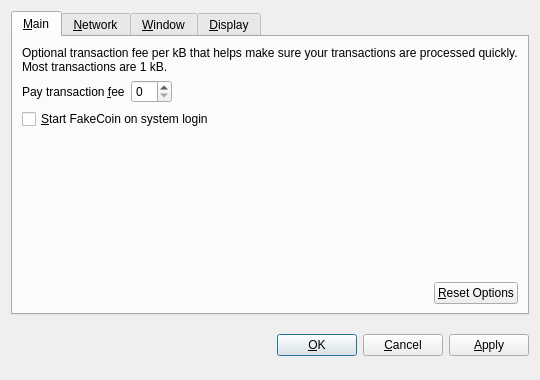
<?xml version="1.0" encoding="UTF-8"?>
<ui version="4.0">
 <class>OptionsDialog</class>
 <widget class="QDialog" name="OptionsDialog">
  <property name="geometry">
   <rect>
    <x>0</x>
    <y>0</y>
    <width>540</width>
    <height>380</height>
   </rect>
  </property>
  <property name="windowTitle">
   <string>Options</string>
  </property>
  <property name="modal">
   <bool>true</bool>
  </property>
  <layout class="QVBoxLayout" name="verticalLayout">
   <item>
    <widget class="QTabWidget" name="tabWidget">
     <property name="tabPosition">
      <enum>QTabWidget::North</enum>
     </property>
     <property name="currentIndex">
      <number>0</number>
     </property>
     <widget class="QWidget" name="tabMain">
      <attribute name="title">
       <string>&amp;Main</string>
      </attribute>
      <layout class="QVBoxLayout" name="verticalLayout_Main">
       <item>
        <widget class="QLabel" name="transactionFeeInfoLabel">
         <property name="text">
          <string>Optional transaction fee per kB that helps make sure your transactions are processed quickly. Most transactions are 1 kB.</string>
         </property>
         <property name="textFormat">
          <enum>Qt::PlainText</enum>
         </property>
         <property name="wordWrap">
          <bool>true</bool>
         </property>
        </widget>
       </item>
       <item>
        <layout class="QHBoxLayout" name="horizontalLayout_1_Main">
         <item>
          <widget class="QLabel" name="transactionFeeLabel">
           <property name="text">
            <string>Pay transaction &amp;fee</string>
           </property>
           <property name="textFormat">
            <enum>Qt::PlainText</enum>
           </property>
           <property name="buddy">
            <cstring>transactionFee</cstring>
           </property>
          </widget>
         </item>
         <item>
          <widget class="BitcoinAmountField" name="transactionFee"/>
         </item>
         <item>
          <spacer name="horizontalSpacer_1_Main">
           <property name="orientation">
            <enum>Qt::Horizontal</enum>
           </property>
           <property name="sizeHint" stdset="0">
            <size>
             <width>40</width>
             <height>20</height>
            </size>
           </property>
          </spacer>
         </item>
        </layout>
       </item>
       <item>
        <widget class="QCheckBox" name="bitcoinAtStartup">
         <property name="toolTip">
          <string>Automatically start FakeCoin after logging in to the system.</string>
         </property>
         <property name="text">
          <string>&amp;Start FakeCoin on system login</string>
         </property>
        </widget>
       </item>
       <item>
        <spacer name="verticalSpacer_Main">
         <property name="orientation">
          <enum>Qt::Vertical</enum>
         </property>
         <property name="sizeHint" stdset="0">
          <size>
           <width>20</width>
           <height>40</height>
          </size>
         </property>
        </spacer>
       </item>
       <item>
        <layout class="QHBoxLayout" name="horizontalLayout_2_Main">
         <item>
          <spacer name="horizontalSpacer_2_Main">
           <property name="orientation">
            <enum>Qt::Horizontal</enum>
           </property>
           <property name="sizeHint" stdset="0">
            <size>
             <width>40</width>
             <height>20</height>
            </size>
           </property>
          </spacer>
         </item>
         <item>
          <widget class="QPushButton" name="resetButton">
           <property name="toolTip">
            <string>Reset all client options to default.</string>
           </property>
           <property name="text">
            <string>&amp;Reset Options</string>
           </property>
           <property name="autoDefault">
            <bool>false</bool>
           </property>
          </widget>
         </item>
        </layout>
       </item>
      </layout>
     </widget>
     <widget class="QWidget" name="tabNetwork">
      <attribute name="title">
       <string>&amp;Network</string>
      </attribute>
      <layout class="QVBoxLayout" name="verticalLayout_Network">
       <item>
        <widget class="QCheckBox" name="mapPortUpnp">
         <property name="toolTip">
          <string>Automatically open the FakeCoin client port on the router. This only works when your router supports UPnP and it is enabled.</string>
         </property>
         <property name="text">
          <string>Map port using &amp;UPnP</string>
         </property>
        </widget>
       </item>
       <item>
        <widget class="QCheckBox" name="connectSocks">
         <property name="toolTip">
          <string>Connect to the FakeCoin network through a SOCKS proxy (e.g. when connecting through Tor).</string>
         </property>
         <property name="text">
          <string>&amp;Connect through SOCKS proxy:</string>
         </property>
        </widget>
       </item>
       <item>
        <layout class="QHBoxLayout" name="horizontalLayout_Network">
         <item>
          <widget class="QLabel" name="proxyIpLabel">
           <property name="text">
            <string>Proxy &amp;IP:</string>
           </property>
           <property name="textFormat">
            <enum>Qt::PlainText</enum>
           </property>
           <property name="buddy">
            <cstring>proxyIp</cstring>
           </property>
          </widget>
         </item>
         <item>
          <widget class="QValidatedLineEdit" name="proxyIp">
           <property name="maximumSize">
            <size>
             <width>140</width>
             <height>16777215</height>
            </size>
           </property>
           <property name="toolTip">
            <string>IP address of the proxy (e.g. 127.0.0.1)</string>
           </property>
          </widget>
         </item>
         <item>
          <widget class="QLabel" name="proxyPortLabel">
           <property name="text">
            <string>&amp;Port:</string>
           </property>
           <property name="textFormat">
            <enum>Qt::PlainText</enum>
           </property>
           <property name="buddy">
            <cstring>proxyPort</cstring>
           </property>
          </widget>
         </item>
         <item>
          <widget class="QLineEdit" name="proxyPort">
           <property name="maximumSize">
            <size>
             <width>55</width>
             <height>16777215</height>
            </size>
           </property>
           <property name="toolTip">
            <string>Port of the proxy (e.g. 9050)</string>
           </property>
          </widget>
         </item>
         <item>
          <widget class="QLabel" name="socksVersionLabel">
           <property name="text">
            <string>SOCKS &amp;Version:</string>
           </property>
           <property name="textFormat">
            <enum>Qt::PlainText</enum>
           </property>
           <property name="buddy">
            <cstring>socksVersion</cstring>
           </property>
          </widget>
         </item>
         <item>
          <widget class="QValueComboBox" name="socksVersion">
           <property name="toolTip">
            <string>SOCKS version of the proxy (e.g. 5)</string>
           </property>
          </widget>
         </item>
         <item>
          <spacer name="horizontalSpacer_Network">
           <property name="orientation">
            <enum>Qt::Horizontal</enum>
           </property>
           <property name="sizeHint" stdset="0">
            <size>
             <width>40</width>
             <height>20</height>
            </size>
           </property>
          </spacer>
         </item>
        </layout>
       </item>
       <item>
        <spacer name="verticalSpacer_Network">
         <property name="orientation">
          <enum>Qt::Vertical</enum>
         </property>
         <property name="sizeHint" stdset="0">
          <size>
           <width>20</width>
           <height>40</height>
          </size>
         </property>
        </spacer>
       </item>
      </layout>
     </widget>
     <widget class="QWidget" name="tabWindow">
      <attribute name="title">
       <string>&amp;Window</string>
      </attribute>
      <layout class="QVBoxLayout" name="verticalLayout_Window">
       <item>
        <widget class="QCheckBox" name="minimizeToTray">
         <property name="toolTip">
          <string>Show only a tray icon after minimizing the window.</string>
         </property>
         <property name="text">
          <string>&amp;Minimize to the tray instead of the taskbar</string>
         </property>
        </widget>
       </item>
       <item>
        <widget class="QCheckBox" name="minimizeOnClose">
         <property name="toolTip">
          <string>Minimize instead of exit the application when the window is closed. When this option is enabled, the application will be closed only after selecting Quit in the menu.</string>
         </property>
         <property name="text">
          <string>M&amp;inimize on close</string>
         </property>
        </widget>
       </item>
       <item>
        <spacer name="verticalSpacer_Window">
         <property name="orientation">
          <enum>Qt::Vertical</enum>
         </property>
         <property name="sizeHint" stdset="0">
          <size>
           <width>20</width>
           <height>40</height>
          </size>
         </property>
        </spacer>
       </item>
      </layout>
     </widget>
     <widget class="QWidget" name="tabDisplay">
      <attribute name="title">
       <string>&amp;Display</string>
      </attribute>
      <layout class="QVBoxLayout" name="verticalLayout_Display">
       <item>
        <layout class="QHBoxLayout" name="horizontalLayout_1_Display">
         <item>
          <widget class="QLabel" name="langLabel">
           <property name="text">
            <string>User Interface &amp;language:</string>
           </property>
           <property name="textFormat">
            <enum>Qt::PlainText</enum>
           </property>
           <property name="buddy">
            <cstring>lang</cstring>
           </property>
          </widget>
         </item>
         <item>
          <widget class="QValueComboBox" name="lang">
           <property name="toolTip">
            <string>The user interface language can be set here. This setting will take effect after restarting FakeCoin.</string>
           </property>
          </widget>
         </item>
        </layout>
       </item>
       <item>
        <layout class="QHBoxLayout" name="horizontalLayout_2_Display">
         <item>
          <widget class="QLabel" name="unitLabel">
           <property name="text">
            <string>&amp;Unit to show amounts in:</string>
           </property>
           <property name="textFormat">
            <enum>Qt::PlainText</enum>
           </property>
           <property name="buddy">
            <cstring>unit</cstring>
           </property>
          </widget>
         </item>
         <item>
          <widget class="QValueComboBox" name="unit">
           <property name="toolTip">
            <string>Choose the default subdivision unit to show in the interface and when sending coins.</string>
           </property>
          </widget>
         </item>
        </layout>
       </item>
       <item>
        <widget class="QCheckBox" name="displayAddresses">
         <property name="toolTip">
          <string>Whether to show FakeCoin addresses in the transaction list or not.</string>
         </property>
         <property name="text">
          <string>&amp;Display addresses in transaction list</string>
         </property>
        </widget>
       </item>
       <item>
        <spacer name="verticalSpacer_Display">
         <property name="orientation">
          <enum>Qt::Vertical</enum>
         </property>
         <property name="sizeHint" stdset="0">
          <size>
           <width>20</width>
           <height>40</height>
          </size>
         </property>
        </spacer>
       </item>
      </layout>
     </widget>
    </widget>
   </item>
   <item>
    <layout class="QHBoxLayout" name="horizontalLayout_Buttons">
     <item>
      <spacer name="horizontalSpacer_1">
       <property name="orientation">
        <enum>Qt::Horizontal</enum>
       </property>
       <property name="sizeHint" stdset="0">
        <size>
         <width>40</width>
         <height>48</height>
        </size>
       </property>
      </spacer>
     </item>
     <item>
      <widget class="QLabel" name="statusLabel">
       <property name="font">
        <font>
         <weight>75</weight>
         <bold>true</bold>
        </font>
       </property>
       <property name="text">
        <string/>
       </property>
       <property name="textFormat">
        <enum>Qt::PlainText</enum>
       </property>
       <property name="wordWrap">
        <bool>true</bool>
       </property>
      </widget>
     </item>
     <item>
      <spacer name="horizontalSpacer_2">
       <property name="orientation">
        <enum>Qt::Horizontal</enum>
       </property>
       <property name="sizeHint" stdset="0">
        <size>
         <width>40</width>
         <height>48</height>
        </size>
       </property>
      </spacer>
     </item>
     <item>
      <widget class="QPushButton" name="okButton">
       <property name="text">
        <string>&amp;OK</string>
       </property>
      </widget>
     </item>
     <item>
      <widget class="QPushButton" name="cancelButton">
       <property name="text">
        <string>&amp;Cancel</string>
       </property>
       <property name="autoDefault">
        <bool>false</bool>
       </property>
      </widget>
     </item>
     <item>
      <widget class="QPushButton" name="applyButton">
       <property name="text">
        <string>&amp;Apply</string>
       </property>
       <property name="autoDefault">
        <bool>false</bool>
       </property>
      </widget>
     </item>
    </layout>
   </item>
  </layout>
 </widget>
 <customwidgets>
  <customwidget>
   <class>BitcoinAmountField</class>
   <extends>QSpinBox</extends>
   <header>bitcoinamountfield.h</header>
  </customwidget>
  <customwidget>
   <class>QValueComboBox</class>
   <extends>QComboBox</extends>
   <header>qvaluecombobox.h</header>
  </customwidget>
  <customwidget>
   <class>QValidatedLineEdit</class>
   <extends>QLineEdit</extends>
   <header>qvalidatedlineedit.h</header>
  </customwidget>
 </customwidgets>
 <resources/>
 <connections/>
</ui>
